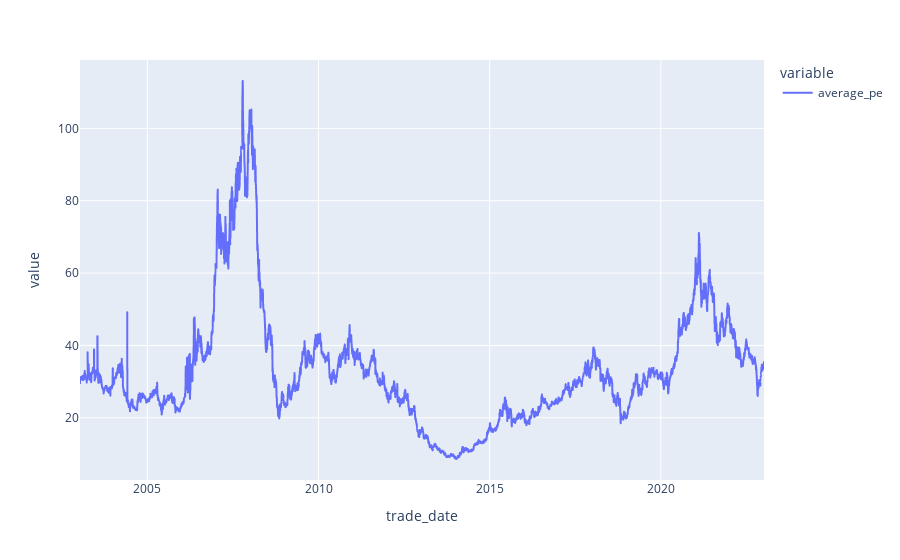

The cell this chart's notebook holds for it:
### Code cell
# print(industry_pe)
import matplotlib.pyplot as plt

industry_pe['average_pe'].plot(kind='line')

### Figure 1 — Plotly figure (JSON) as saved in the notebook; plotly's stock layout.template omitted (floating-point values rounded to 4 significant figures; data arrays with more than 128 entries replaced by an {"elided": "..."} marker saying what was removed)
{"data": [{"hovertemplate": "variable=average_pe<br>trade_date=%{x}<br>value=%{y}<extra></extra>", "legendgroup": "average_pe", "line": {"color": "#636efa", "dash": "solid"}, "marker": {"symbol": "circle"}, "mode": "lines", "name": "average_pe", "showlegend": true, "type": "scattergl", "x": {"elided": "4855 str values"}, "xaxis": "x", "y": {"elided": "4855 float values"}, "yaxis": "y"}], "layout": {"legend": {"title": {"text": "variable"}, "tracegroupgap": 0}, "margin": {"t": 60}, "xaxis": {"anchor": "y", "domain": [0, 1], "title": {"text": "trade_date"}}, "yaxis": {"anchor": "x", "domain": [0, 1], "title": {"text": "value"}}}}
